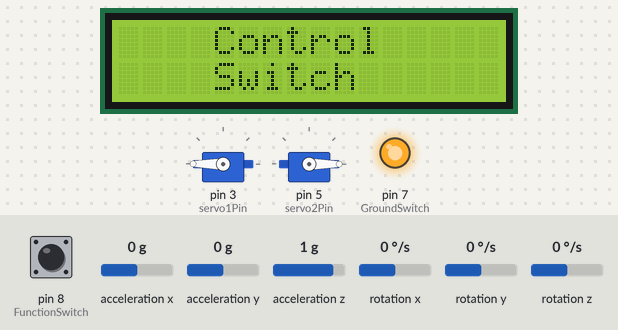
Bench run of a sketch on a simulated Arduino Uno, built with avr-gcc and run on an emulated ATmega328P. Shown: 2 × servo, 16×2 character LCD, output pins drawn as LEDs (lit = HIGH). The test bench sets the inputs (shaded band); at power-on: pin 8 (FunctionSwitch) LOW, acceleration x 0 g, acceleration y 0 g, acceleration z 1 g, rotation x 0 °/s, rotation y 0 °/s, rotation z 0 °/s.

Above: at 6.5 s.
6.6 s: pin 8 (FunctionSwitch) pulled HIGH for 1.2 s
At 7.92 s:
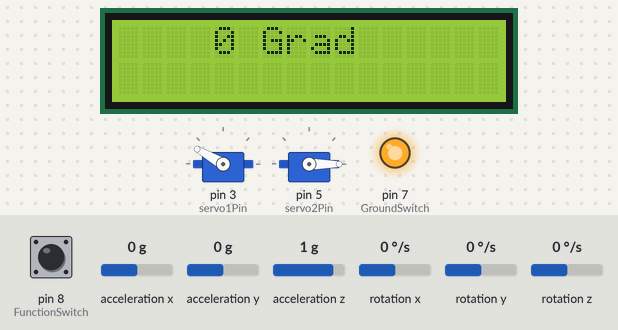
10.2 s: pin 8 (FunctionSwitch) pulled HIGH for 1.2 s
At 12.05 s:
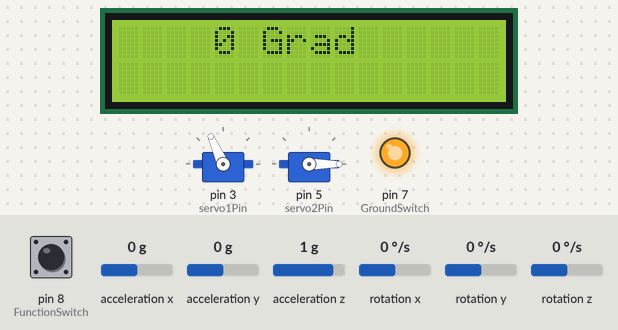
13.0 s: pin 8 (FunctionSwitch) pulled HIGH for 3.2 s
At 18.6 s:
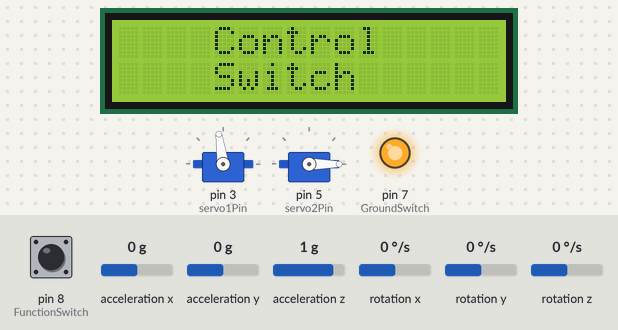
Timing chart, 0 to 20.1 s (numbered marks = the images above; inputs shaded):
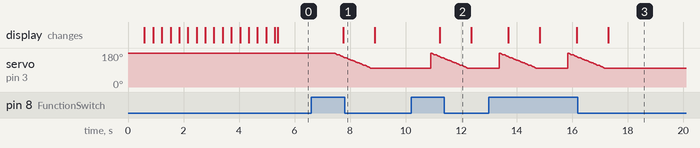

Measured:
- after the input at 6.6 s, servo on pin 3 (servo1Pin): moves from 180° to 98° over 1.4 s, starting after 0.84 s; the display: changes after 1.2 s (image 1)
- after the input at 10.2 s, the display: changes after 1.0 s (image 2)
- after the input at 13.0 s, servo on pin 3 (servo1Pin): ramps from 180° to 98° and jumps back, once every 2.5 s; the display: first changes after 0.69 s (image 3 shows a later state)

The sketch:

UselessBox.ino
```cpp
#include "I2Cdev.h"
#include "MPU6050.h"
#include <Wire.h>
#include <Servo.h>
#include <LiquidCrystal_I2C.h>

#if I2CDEV_IMPLEMENTATION == I2CDEV_ARDUINO_WIRE
#include "Wire.h"
#endif

MPU6050 accelgyro;
LiquidCrystal_I2C lcd(0x27, 16, 2);
Servo servo1;
Servo servo2;

int delayTime = 50;
int16_t xAxis, yAxis, zAxis;
int xResult, yResult, zResult;
double xOffset = 0, yOffset = 0, zOffset = 0;
double xRange = 16300.0, yRange = 16300.0, zRange = 32600.0;
double xMaxAngle = 90.0, yMaxAngle = 90.0, zMaxAngle = 180.0;
int GroundSwitch = 7;
int FunctionSwitch = 8;
int servo1StartPos = 180;
int servo2StartPos = 0;
int maxServo1Angle = 98;
int servo2TriggerAngle = 30;
int servo2SwitchHit = 150;
int servo1Pin = 3;
int servo2Pin = 5;
int i, j;

#define OUTPUT_READABLE_ACCELGYRO

void setup()
{
  pinMode(GroundSwitch, OUTPUT);
  pinMode(FunctionSwitch, INPUT);
  digitalWrite(GroundSwitch, LOW);
#if I2CDEV_IMPLEMENTATION == I2CDEV_ARDUINO_WIRE
  Wire.begin();
#elif I2CDEV_IMPLEMENTATION == I2CDEV_BUILTIN_FASTWIRE
  Fastwire::setup(400, true);
#endif

  servo1.attach(servo1Pin);
  servo2.attach(servo2Pin);
  servo1.write(servo1StartPos);
  servo2.write(servo2StartPos);
  lcd.init();
  lcd.backlight();
  lcd.setCursor(0, 0);
  lcd.print("Updating Offsets");
  accelgyro.initialize();
  delay(250);
  lcd.setCursor(0, 1);

  for (int k = 1; k <= 96; k++)
  {
    accelgyro.getAcceleration(&xAxis, &yAxis, &zAxis);
    xOffset = xOffset + xAxis;
    yOffset = yOffset + yAxis;
    zOffset = zOffset + zAxis;
    if (k % 6 == 0)
    {
      lcd.print(">");
    }
    delay(50);
  }

  xOffset = xOffset / 96.0;
  yOffset = yOffset / 96.0;
  zOffset = zOffset / 96.0;

  resetDisplay();
  digitalWrite(GroundSwitch, HIGH);
}


void loop()
{
  if (digitalRead(FunctionSwitch))
  {
    for (i = servo1StartPos; i >= maxServo1Angle; i = i - 1.5)
    {
      accelgyro.getAcceleration(&xAxis, &yAxis, &zAxis);
      xResult = ((xAxis - xOffset) / xRange) * xMaxAngle;
      yResult = ((yAxis - yOffset) / yRange) * yMaxAngle;
      zResult = ((zAxis - zOffset) / zRange) * zMaxAngle;

      if (i % 7 == 0)
      {
        resetDisplay();
        lcd.setCursor(0, 0);
        lcd.print("    ");
        lcd.print(xResult);
        lcd.print(" Grad");

        //lcd.setCursor(8, 0);
        //lcd.print("y: ");
        //lcd.print(yResult);
        //
        //lcd.setCursor(0, 1);
        //lcd.print("z: ");
        //lcd.print(zResult);
      }

      servo1.write(i);
      delay(delayTime/2);

      if (xResult >= servo2TriggerAngle)
      {
        resetDisplay();
        lcd.setCursor(0, 0);
        lcd.print("   Top Opened   ");

        servo2.write(servo2SwitchHit);
        delay(1000);
        servo2.write(servo2StartPos);

        for (j = i; j <= servo1StartPos; j = j + 2)
        {
          accelgyro.getAcceleration(&xAxis, &yAxis, &zAxis);
          xResult = ((xAxis - xOffset) / xRange) * xMaxAngle;
          yResult = ((yAxis - yOffset) / yRange) * yMaxAngle;
          zResult = ((zAxis - zOffset) / zRange) * zMaxAngle;

          if (j % 7 == 0)
          {
            resetDisplay();
            lcd.setCursor(0, 0);
            lcd.print("    ");
            lcd.print(xResult);
            lcd.print(" Grad");

            //lcd.setCursor(8, 0);
            //lcd.print("y: ");
            //lcd.print(yResult);
            //
            //lcd.setCursor(0, 1);
            //lcd.print("z: ");
            //lcd.print(zResult);
          }
          servo1.write(j);
          delay(delayTime/2);
        }
        break;
        resetDisplay();
      }
    }
    resetDisplay();
  }

  lcd.setCursor(0, 0);
  lcd.print("    Control");
  lcd.setCursor(0, 1);
  lcd.print("    Switch");
  delay(1000);
}

void resetDisplay (void)
{
  lcd.setCursor(0, 0);
  lcd.println("                ");
  lcd.setCursor(0, 1);
  lcd.println("                ");
}
```
